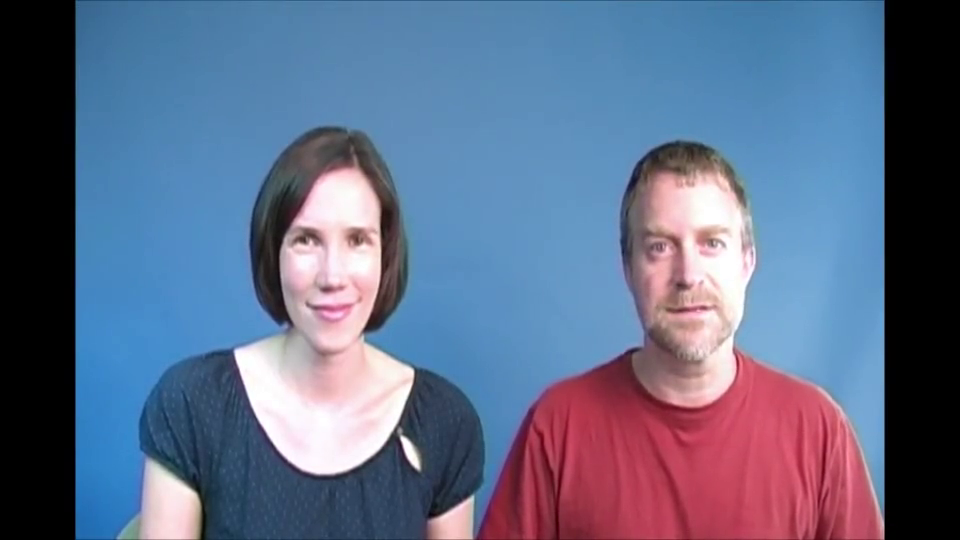
#> input picture frame 105 of resources/Welcome.mp4, 960 x 540 px
$ python 08-Chapter_8.py
#> lines starting #> are read from the running program, lines starting #| are printed output that depends on the picture
# --------- How to Save/Write a video ----------

# Import Libraries

import cv2 as cv
import numpy as mp

# Loading image from Resource Location

video_capture = cv.VideoCapture("resources\Welcome.mp4")

# Writing Format, Codec, video writer object and file output

frame_height = int(video_capture.get(3))
frame_width = int(video_capture.get(4))

output = cv.VideoWriter("resources/Out_video.avi",cv.VideoWriter_fourcc("M", "j", 'P', 'G'),10,(frame_width,frame_height),isColor= False)

while(True):
    (ret, frame) = video_capture.read()
#> frame is the input picture: shape (540, 960, 3); mean B, G, R 136.8, 108.1, 95.1
    grayframe = cv.cvtColor(frame, cv.COLOR_BGR2GRAY)
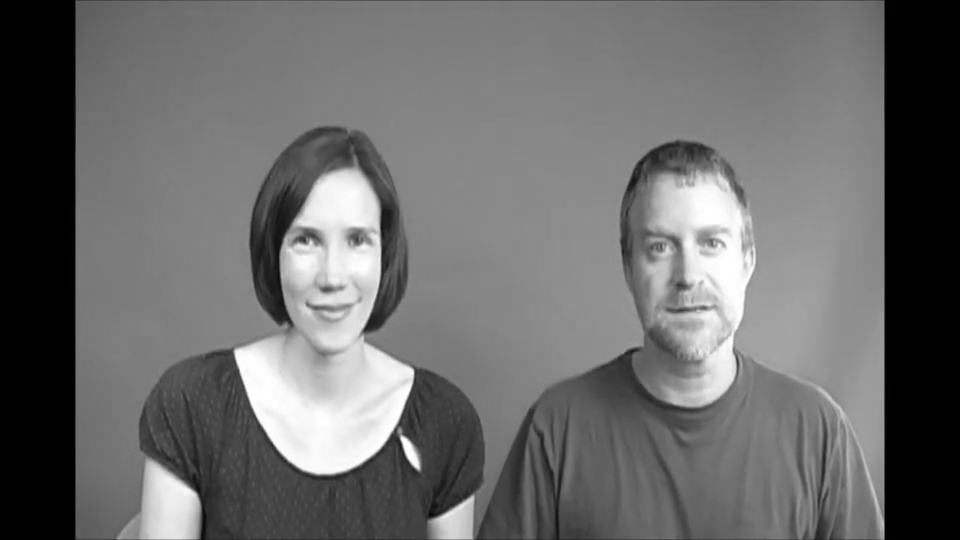
#> grayframe: shape (540, 960); min 0, max 255, mean 107.4

#  ---- To show in Player

    if ret == True:

        # write Video
        output.write(grayframe)

        # Show Video
        cv.imshow("Video",grayframe)
        if cv.waitKey(1) & 0xFF == ord('q'):
#> (key q is pressed here)
            break
    else:
        break


video_capture.release()
output.release()
cv.destroyAllWindows()

$ run again, starting later in the video
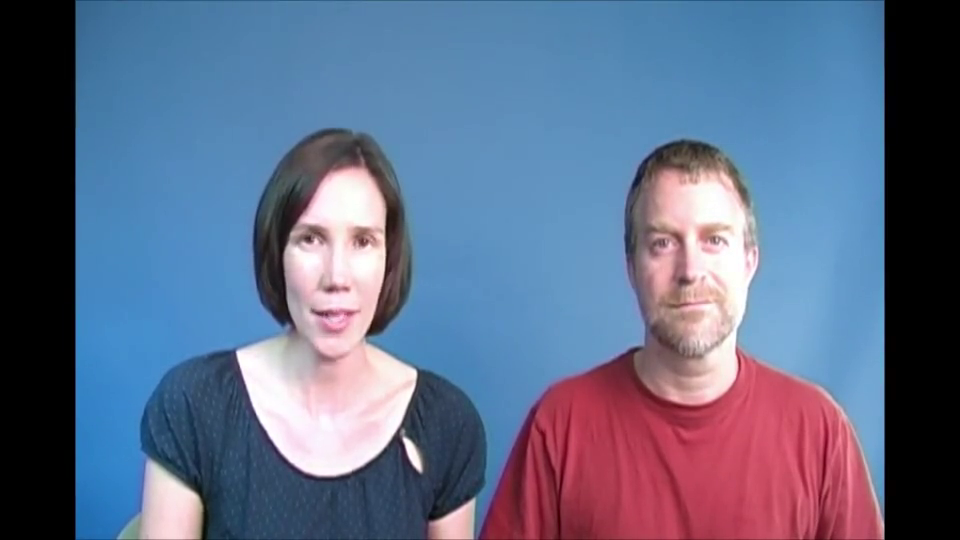
#> input picture frame 475 of resources/Welcome.mp4, 960 x 540 px
#> frame is the input picture: shape (540, 960, 3); mean B, G, R 136.7, 108.2, 95.1
#> `grayframe = cv.cvtColor(frame, cv.COLOR_BGR2GRAY)`:
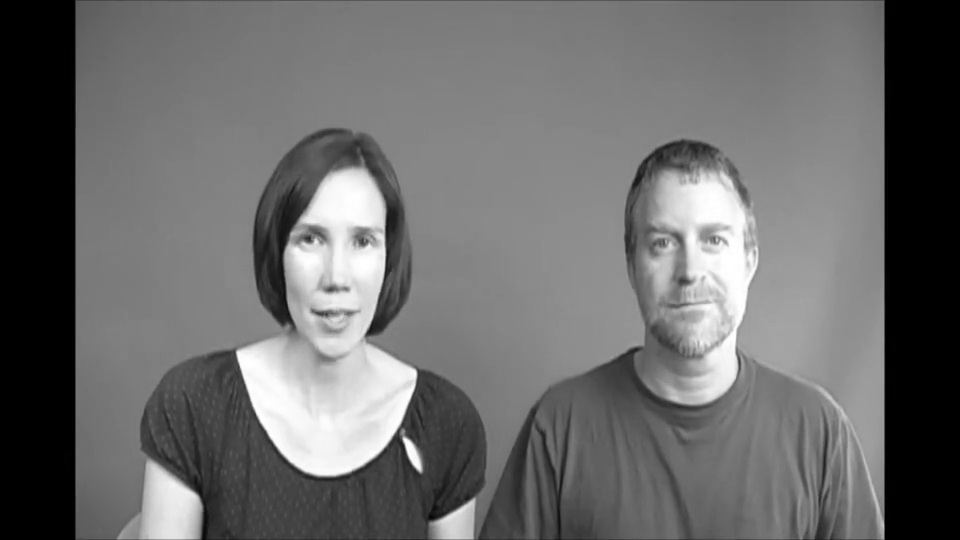
#> grayframe: shape (540, 960); min 0, max 255, mean 107.4

$ run again, starting later in the video
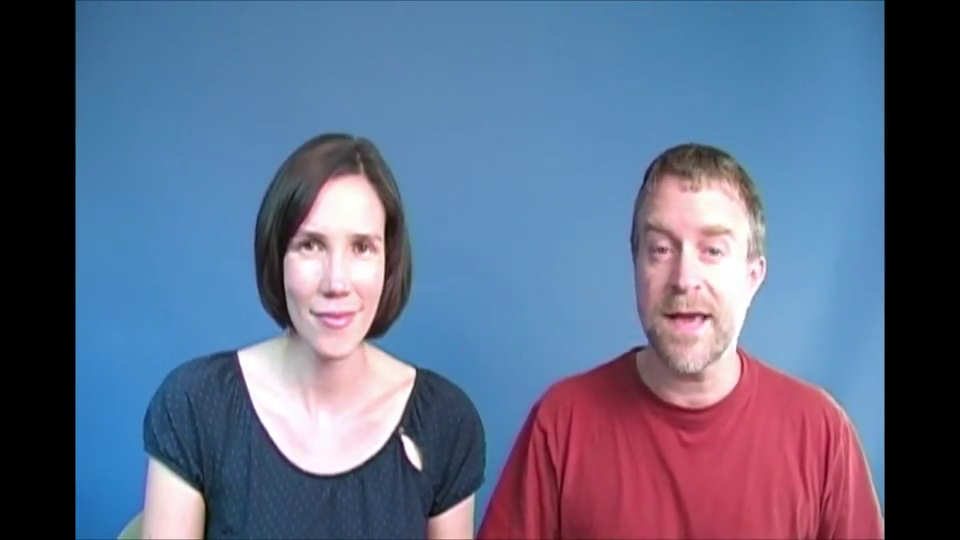
#> input picture frame 844 of resources/Welcome.mp4, 960 x 540 px
#> frame is the input picture: shape (540, 960, 3); mean B, G, R 136.2, 107.7, 95.2
#> `grayframe = cv.cvtColor(frame, cv.COLOR_BGR2GRAY)`:
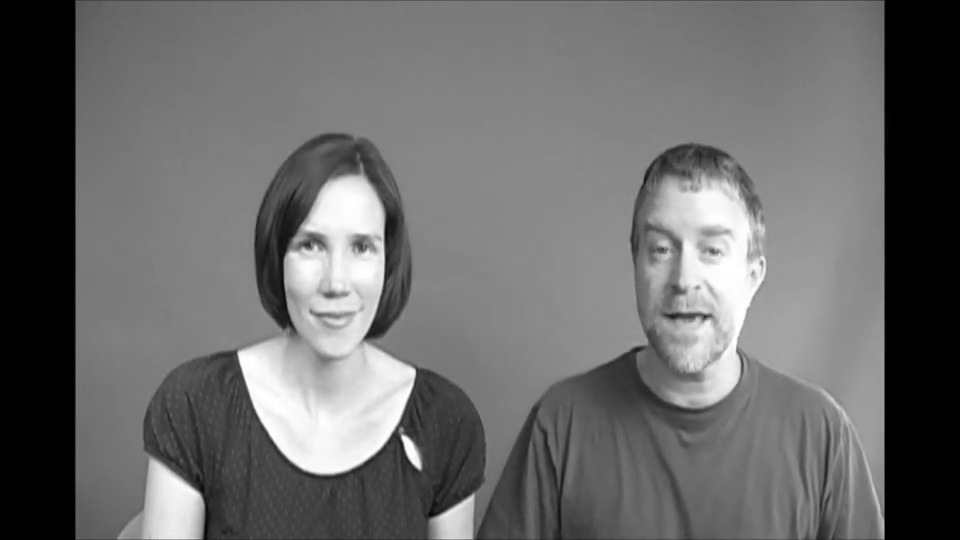
#> grayframe: shape (540, 960); min 0, max 255, mean 107.1
